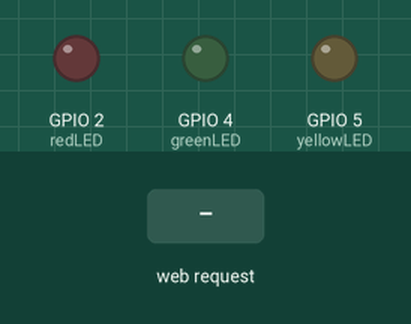
This sketch was run on a simulated ESP8266 (NodeMCU). Parts: output pins drawn as LEDs (lit = HIGH). The test bench sets the inputs (shaded band). WiFi joins after 1.5 s; servers stay silent unless stated; what the sketch prints to the serial monitor is not drawn.

Above: at 2.7 s.
2.8 s: HTTP request GET /2/on received
At 4.0 s:
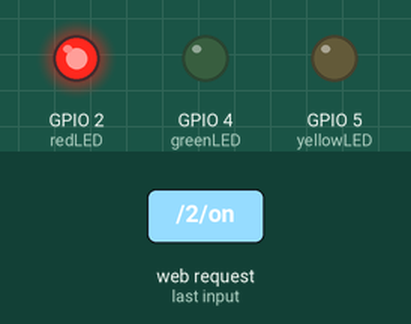
4.3 s: HTTP request GET /4/on received
At 5.1 s:
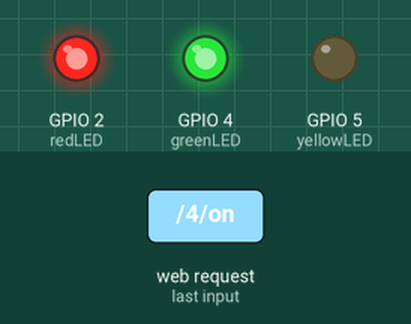
5.8 s: HTTP request GET /2/off received
At 6.3 s:
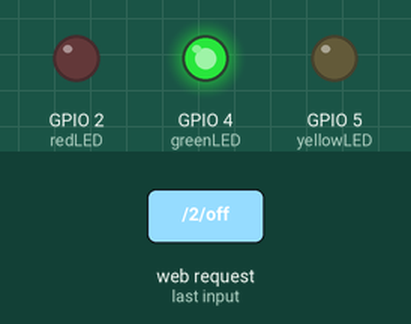
7.3 s: HTTP request GET /5/on received
At 8.5 s:
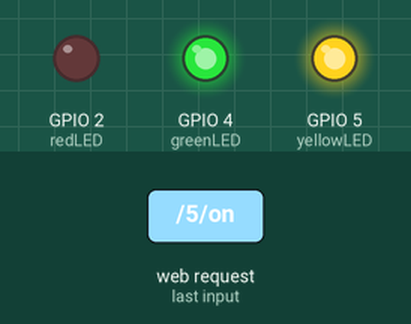
8.8 s: HTTP request GET /4/off received
At 9.7 s:
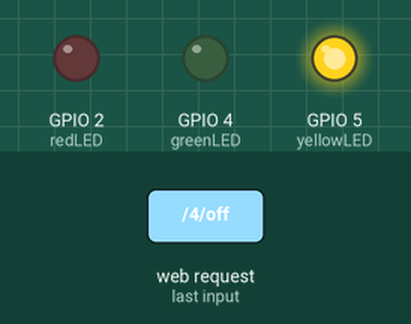
10.3 s: HTTP request GET /2/on received
At 10.9 s:
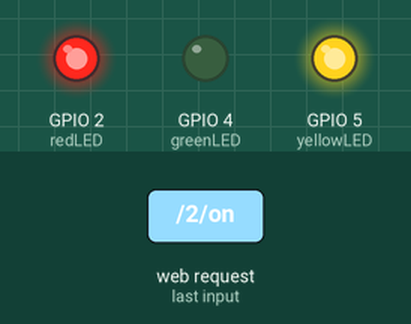
Timing chart, 0 to 12.8 s (numbered marks = the images above; inputs shaded):
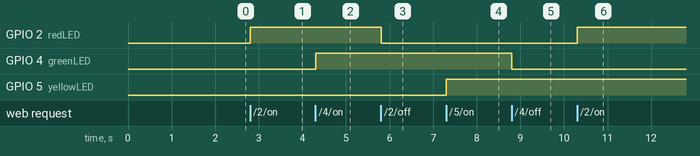

Measured:
- after the input at 2.8 s, GPIO 2 (redLED): LOW → HIGH at once
- after the input at 4.3 s, GPIO 4 (greenLED): LOW → HIGH at once
- after the input at 5.8 s, GPIO 2 (redLED): HIGH → LOW at once
- after the input at 7.3 s, GPIO 5 (yellowLED): LOW → HIGH at once
- after the input at 8.8 s, GPIO 4 (greenLED): HIGH → LOW at once
- after the input at 10.3 s, GPIO 2 (redLED): LOW → HIGH at once

The sketch:

IoT_ESP8266_Code.ino
```cpp
#include <ESP8266WiFi.h>

// Enter your wifi network name and Wifi Password
const char* ssid = "Saurav";
const char* password = "Sau01521";

// Set web server port number to 80
WiFiServer server(80);
String header;


String outputRedState = "off";
String outputGreenState = "off";
String outputYellowState = "off";


const int redLED = 2;
const int greenLED = 4;
const int yellowLED = 5;

unsigned long currentTime = millis();

unsigned long previousTime = 0;

const long timeoutTime = 2000;

void setup() {
Serial.begin(115200);

pinMode(redLED, OUTPUT);
pinMode(greenLED, OUTPUT);
pinMode(yellowLED,OUTPUT);

digitalWrite(redLED, LOW);
digitalWrite(greenLED, LOW);
digitalWrite(yellowLED, LOW);

// Connect to Wi-Fi network with SSID and password
Serial.print("Connecting to ");
Serial.println(ssid);
WiFi.begin(ssid, password);
while (WiFi.status() != WL_CONNECTED) {
delay(500);
Serial.print(".");
}
// Print local IP address and start web server
Serial.println("");
Serial.println("WiFi connected.");
Serial.println("IP address: ");
Serial.println(WiFi.localIP());
server.begin();
}

void loop(){
WiFiClient client = server.available(); // Listen for incoming clients

if (client) { // If a new client connects,
Serial.println("New Client."); // print a message out in the serial port
String currentLine = ""; // make a String to hold incoming data from the client
currentTime = millis();
previousTime = currentTime;
while (client.connected() && currentTime - previousTime <= timeoutTime) { // loop while the client's connected
currentTime = millis();
if (client.available()) { // if there's bytes to read from the client,
char c = client.read(); // read a byte, then
Serial.write(c); // print it out the serial monitor
header += c;
if (c == '\n') { // if the byte is a newline character
// if the current line is blank, you got two newline characters in a row.
// that's the end of the client HTTP request, so send a response:
if (currentLine.length() == 0) {
// HTTP headers always start with a response code (e.g. HTTP/1.1 200 OK)
// and a content-type so the client knows what's coming, then a blank line:
client.println("HTTP/1.1 200 OK");
client.println("Content-type:text/html");
client.println("Connection: close");
client.println();

// turns the GPIOs on and off
if (header.indexOf("GET /2/on") >= 0) {
Serial.println("RED LED is on");
outputRedState = "on";
digitalWrite(redLED, HIGH);
} else if (header.indexOf("GET /2/off") >= 0) {
Serial.println("RED LED is off");
outputRedState = "off";
digitalWrite(redLED, LOW);
} else if (header.indexOf("GET /4/on") >= 0) {
Serial.println("Green LED is on");
outputGreenState = "on";
digitalWrite(greenLED, HIGH);
} else if (header.indexOf("GET /4/off") >= 0) {
Serial.println("Green LED is off");
outputGreenState = "off";
digitalWrite(greenLED, LOW);
} else if (header.indexOf("GET /5/on") >= 0) {
Serial.println("Yellow LED is on");
outputYellowState = "on";
digitalWrite(yellowLED, HIGH);
} else if (header.indexOf("GET /5/off") >= 0) {
Serial.println("Yellow LED is off");
outputYellowState = "off";
digitalWrite(yellowLED, LOW);
}

// Display the HTML web page
client.println("<!DOCTYPE html><html>");
client.println("<head><meta name=\"viewport\" content=\"width=device-width, initial-scale=1\">");
client.println("<link rel=\"icon\" href=\"data:,\">");
// CSS to style the on/off buttons
client.println("<style>html { font-family: Helvetica; display: inline-block; margin: 0px auto; text-align: center;}");
client.println(".buttonRed { background-color: #ff0000; border: none; color: white; padding: 16px 40px; border-radius: 30%;");
client.println("text-decoration: none; font-size: 30px; margin: 2px; cursor: pointer;}");
client.println(".buttonGreen { background-color: #00ff00; border: none; color: white; padding: 16px 40px; border-radius: 30%;");
client.println("text-decoration: none; font-size: 30px; margin: 2px; cursor: pointer;}");
client.println(".buttonYellow { background-color: #dbd218; border: none; color: white; padding: 16px 40px; border-radius: 30%;");
client.println("text-decoration: none; font-size: 30px; margin: 2px; cursor: pointer;}");
client.println(".buttonOff { background-color: #20211f; border: none; color: white; padding: 16px 40px; border-radius: 30%;");
client.println("text-decoration: none; font-size: 30px; margin: 2px; cursor: pointer;}</style></head>");

// Web Page Heading
client.println("<body><h1>IoT practical session </h1>");
client.println("<body><h3>powered by ROBU</h3>");
// Display current state, and ON/OFF buttons for GPIO 2 Red LED
client.println("<p>Red LED is " + outputRedState + "</p>");
// If the outputRedState is off, it displays the OFF button
if (outputRedState=="off") {
client.println("<p><a href=\"/2/on\"><button class=\"button buttonOff\">OFF</button></a></p>");
} else {
client.println("<p><a href=\"/2/off\"><button class=\"button buttonRed\">ON</button></a></p>");
}

// Display current state, and ON/OFF buttons for GPIO 4 Green LED
client.println("<p>Green LED is " + outputGreenState + "</p>");
// If the outputGreenState is off, it displays the OFF button
if (outputGreenState =="off") {
client.println("<p><a href=\"/4/on\"><button class=\"button buttonOff\">OFF</button></a></p>");
} else {
client.println("<p><a href=\"/4/off\"><button class=\"button buttonGreen\">ON</button></a></p>");
}
client.println("</body></html>");

// Display current state, and ON/OFF buttons for GPIO 5 Yellow LED
client.println("<p>Yellow LED is " + outputYellowState + "</p>");
// If the outputYellowState is off, it displays the OFF button
if (outputYellowState =="off") {
client.println("<p><a href=\"/5/on\"><button class=\"button buttonOff\">OFF</button></a></p>");
} else {
client.println("<p><a href=\"/5/off\"><button class=\"button buttonYellow\">ON</button></a></p>");
}
client.println("</body></html>");

// The HTTP response ends with another blank line
client.println();
// Break out of the while loop
break;
} else { // if you got a newline, then clear currentLine
currentLine = "";
}
} else if (c != '\r') { // if you got anything else but a carriage return character,
currentLine += c; // add it to the end of the currentLine
}
}
}
// Clear the header variable
header = "";
// Close the connection
client.stop();
Serial.println("Client disconnected.");
Serial.println("");
}
}
```
